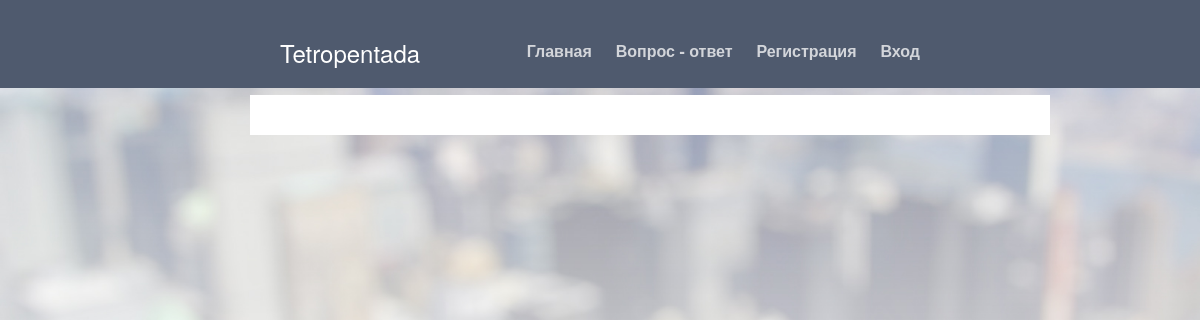
The page /requests on the database as committed earlier.
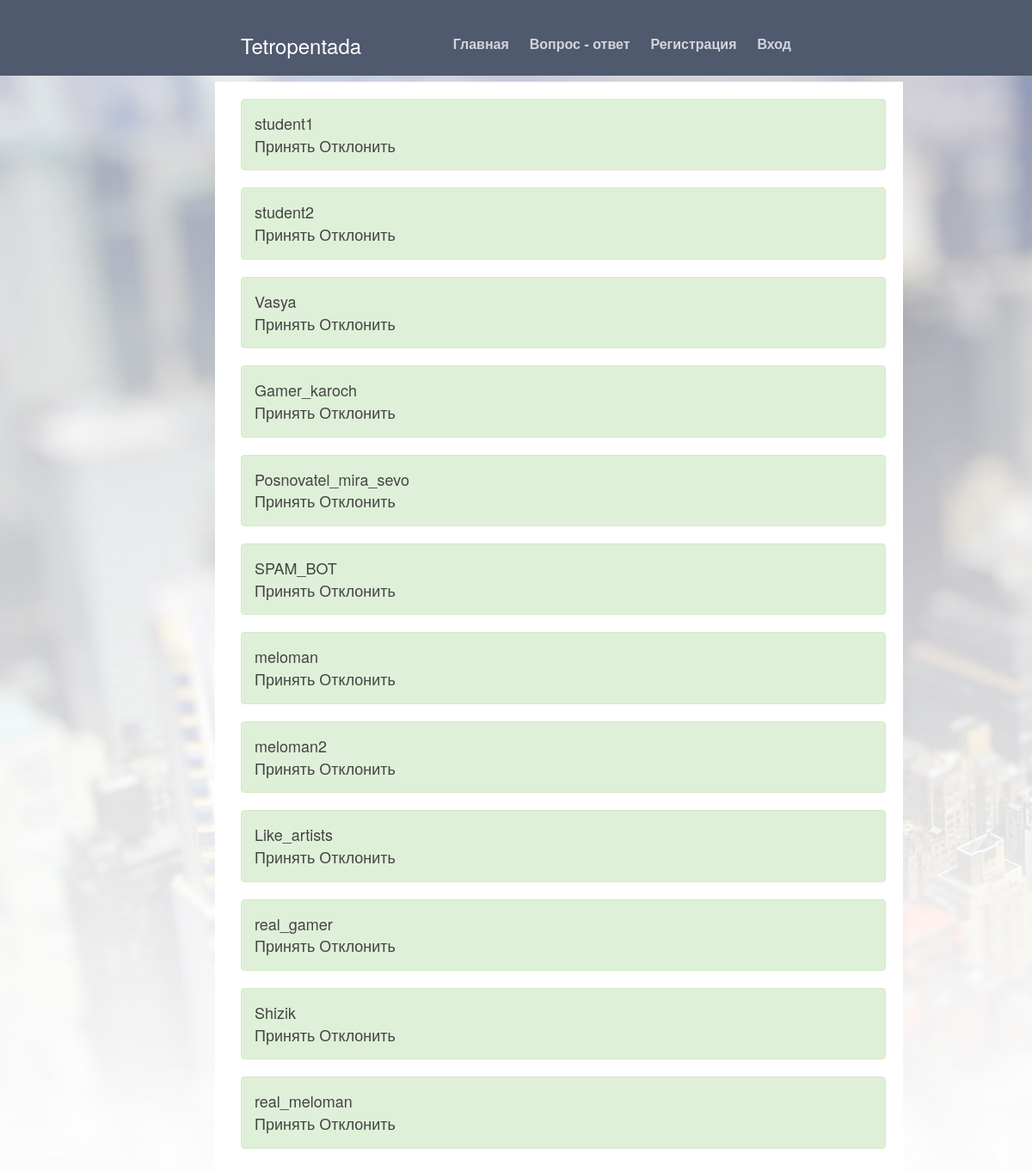
The same page on the database as committed later.
### tetropentada.py (models this page shows, shortened)
class User(db.Model):
    id = db.Column(db.Integer, primary_key=True)
    username = db.Column(db.String(80), unique=True)
    mail = db.Column(db.String(80), unique=True)
    password = db.Column(db.String(80))
    name = db.Column(db.String(80))
    surname = db.Column(db.String(80))
    avatar = db.Column(db.String(80))
    rating = db.Column(db.Integer)
    pos = db.Column(db.Integer)

### tetropentada.py (the view)
@app.route("/requests", methods=['POST', 'GET'])
def requests():
    users = User.query.filter_by(pos=1).all()
    return render_template('requests.html', title='Tetropentada', User=User,
                           users=users,
                           style=url_for('static', filename='cover.css'),
                           bootstrap=url_for('static',
                                             filename='bootstrap.min.css'),
                           icon=url_for('static', filename='images/icon.png'))

### templates/requests.html (shortened to what this page needs)
{% extends "base.html" %}
{% block nav %}
<li><a href="/main">Главная</a></li>
<li><a href="/index/0/none">Вопрос - ответ</a></li>
{% if session.get('username') %}
    <li><a href="/profile/{{ session['user_id'] }}">{{ session.get('username') }}</a></li>
    <li><a href="/sign_out">Выход</a></li>
{% else %}
    <li><a href="/registration">Регистрация</a></li>
    <li><a href="/sign_in">Вход</a></li>
{% endif %}
{% endblock %}
{% block cover_container %}
<div class="container">
	{% for user in users %}
        <div class="alert alert-success" role="alert">
            <a href="/profile/{{ user.id }}">{{ user.username }}</a><br>
            <a href="set_user_position/{{ user.id }}/2">Принять</a>
            <a href="set_user_position/{{ user.id }}/0">Отклонить</a>
        </div>
    {% endfor %}
</div>
{% endblock %}

### templates/base.html (shortened to what this page needs)
<!DOCTYPE html>
<html lang="en">
<head>
    <link href="{{ bootstrap }}" rel="stylesheet">
    <link href="{{ style }}" rel="stylesheet">
</head>
<body>
<div class="menu-wrapper">
    <div class="menu-wrapper-inner">
        <div class="cover-container">
            <div class="masthead clearfix">
                <div class="inner">
                    <h3 class="masthead-brand">Tetropentada</h3>
                    <ul class="nav masthead-nav">
                        {% block nav %} {% endblock %}
                    </ul>
                </div>
            </div>
        </div>
    </div>
</div>
<div class="site-wrapper">
    <div class="site-wrapper-inner">
        <div class="cover-container">
            {% block cover_container %} {% endblock %}
        </div>
    </div>
</div>
</body>
</html>

### static/cover.css (style rules this page uses)
a, a:focus, a:hover { color: #fff; }
html, body { height: 100%; background-color: #333; background-image: url(images/bg.jpg); background-repeat: no-repeat; background-size: cover; background-attachment:fixed; }
body { color: #fff; text-align: center; }
.site-wrapper { display: table; width: 100%; height: 100%; min-height: 100%; }
.site-wrapper-inner { display: table-cell; vertical-align: top; }
.cover-container { margin-right: auto; margin-left: auto; }
.menu-wrapper { position: fixed; top: 0px; display: table; width: 100%; background-color: rgb(79, 90, 110); height: 88px; }
.menu-wrapper-inner { display: table-cell; vertical-align: top; }
.container { width: 800px; background-color: #fff; color: #444; text-align: left; padding: 20px 20px 20px 30px; }
.container a { color: #444; }
.inner { padding: 30px; color: rgb(0, 0, 0); }
.masthead-brand { margin-top: 10px; margin-bottom: 10px; color: rgb(255, 255, 255); }
.masthead-nav > li { display: inline-block; }
.masthead-nav > li + li { margin-left: 20px; }
.masthead-nav > li > a { padding-right: 0; padding-left: 0; font-size: 16px; font-weight: bold; color: #fff; color: rgba(255,255,255,.75); border-bottom: 2px solid transparent; }
@media (min-width: 768px) { .masthead-brand { float: left; } }
@media (min-width: 768px) { .masthead-nav { float: right; } }
@media (min-width: 768px) { .masthead { position: fixed; top: 0; } }
@media (min-width: 768px) { .site-wrapper-inner { padding-top: 95px; font-size: 18px; } }
@media (min-width: 768px) { .masthead, .mastfoot, .cover-container { width: 100%; } }
@media (min-width: 992px) { .masthead, .mastfoot, .cover-container { width: 700px; } }

Rows that differ between the two databases and show on the page:
added User: username "student1"
added User: username "student2"
added User: username "Vasya"
added User: username "Gamer_karoch"
added User: username "Posnovatel_mira_sevo"
added User: username "SPAM_BOT"
added User: username "meloman"
added User: username "meloman2"
added User: username "Like_artists"
added User: username "real_gamer"
added User: username "Shizik"
added User: username "real_meloman"
